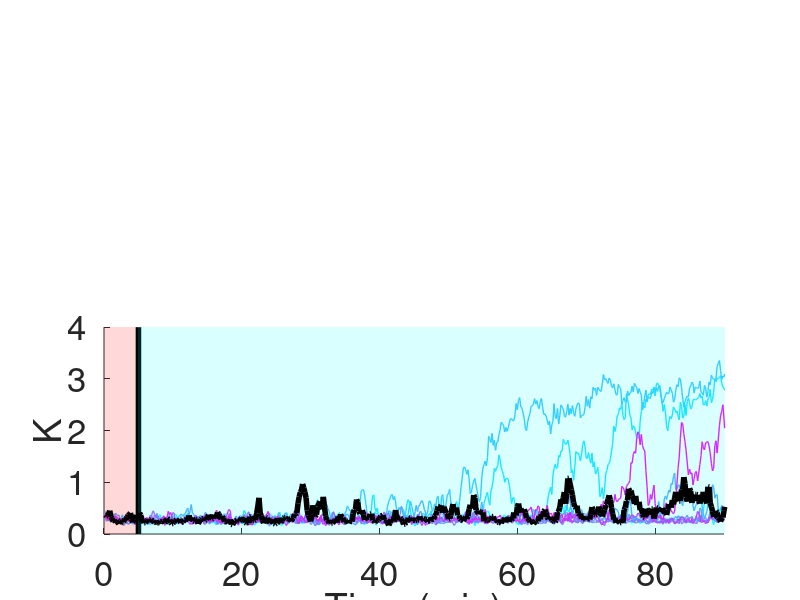

Source code (MATLAB): (Note: this script raises an error after producing the figure.)
% Simulations were performed with 3000 Cdc42, 170 Bem1-GEF, 30 Far1-GEF,
% and 2500 receptors, and the initial conditions were uniformly distributed 
% molecules. Uniform pheromone was applied to the domain from 0 to 300 
% seconds to generate relocating polarity sites. A pheromone gradient (1-5 nM) 
% was applied to the domain after 300 seconds for stabilization of
% the polarity sites.

% Plot Ripley's K function values.
load('FigureData/Figure6B.mat')
seeds = 10;
% Color map for the plots.
cmap = cool(seeds);
% Time in the unit of minutes.
time = (0:10:8000)/60;
figure('units','pixels','position',[300 300 500 650]); 
for j = 1:seeds
    subplot(2,2,[3,4]); hold on
    % Plot time series of K
    plot(time,K(j,:),'color',cmap(j, :),'linewidth',1)
end
% Mark the time point where uniform pheromone was switched to a pheromone
% gradient.
patch([0,0,300/60,300/60],[0,4,4,0],'r',...
    'edgecolor','r','facealpha',0.15,'edgealpha',0.15)
plot([300/60,300/60],[0,4],'k-','linewidth',4)
patch([8000/60,8000/60,300/60,300/60],[0,4,4,0],'c',...
    'edgecolor','c','facealpha',0.15,'edgealpha',0.15)
ylim([0,4])
xlim([0,90])
xlabel('Time (min)')
ylabel('K')
set(gca,'fontsize',25)

% Mark one line of K in black and  plotted its snapshots of Cdc42-GTP
% at different time points. 
plot(time,K(8,:),'color','k','linewidth',4)
load('Coordinates/Figure6E_coordinates.mat')
L = 8.8623; % domain length
subplot(2,2,1)
plot(x_1,y_1,'b.')
xticks([]); yticks([]); ylim([0,L]); xlim([0,L]); axis square;
xlabel('1 min','fontsize',25)

subplot(2,2,2)
plot(x_2,y_2,'b.')
xticks([]); yticks([]); ylim([0,L]); xlim([0,L]); axis square;
xlabel('90 min','fontsize',25)
